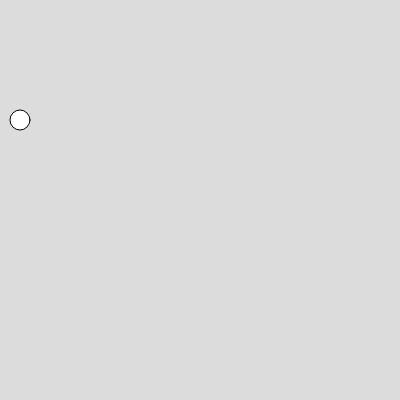
Frame 1 (no input)
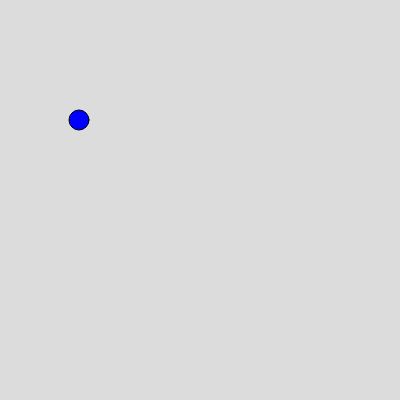
Frame 60 (no input)
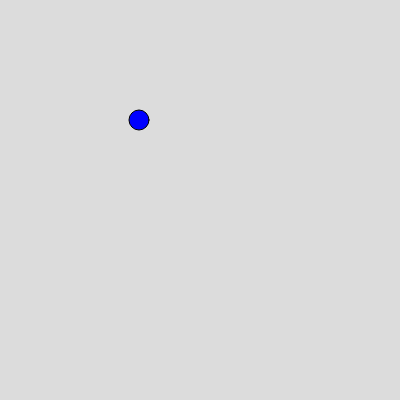
Frame 120 (the mouse pressed at the canvas centre since frame 60)

The p5.js sketch that drew these frames (run headless with seeded random() and noise() and a simulated clock; from frame 60 on, the mouse is pressed at the canvas centre):

// p5.js sketch
// ── sketch.js
var ball = {
  x : 20,
  y : 120,
  r : 20,
  x_speed : 0,
  y_speed : 0,
  color : ["blue","pink","green","orange"]
}

function setup() {
  createCanvas(400, 400);
}

function draw() {
  background(220);
  circle(ball.x,ball.y,ball.r);
  fill(ball.color[0]);
  ball.x_speed=1;
  ball.x=ball.x+ball.x_speed;

}
